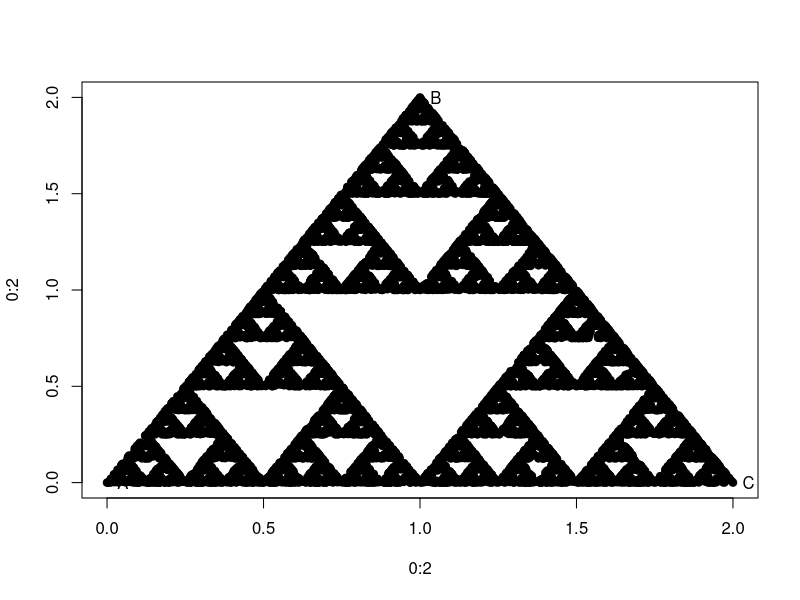

Here is the R script that generated this plot:
## ---- chunk 1
knitr::opts_chunk$set(echo = TRUE)
## ---- chunk 2
# Set up Graph

plot(0:2, 0:2, type = "n")
x <- c(0, 1, 2)
y <- c(0, 2, 0)
points(x, y, pch = 19)
labels <- c("A", "B", "C")
text(x + 0.05, y, labels)
segments(0, 0, 2, 0)
segments(0, 0, 1, 2)
segments(1, 2, 2, 0)
points(1, 1, pch = 19)


# Determine starting point and vertices to choose from

myX <- 1
myY <- 1
myvertices <- c("A", "B", "C")


# Run Chaos Game

for(i in 1:10000) {
  mycorner <- sample(myvertices, 1)
  
  if(mycorner == "A") {
    myX <- (myX + 0) / 2
    myY <- (myY + 0) / 2
  } else if(mycorner == "B") {
    myX <- (myX + 1) / 2
    myY <- (myY + 2) / 2
  } else {
    myX <- (myX + 2) / 2
    myY <- (myY + 0) / 2
  }
  points(myX, myY, pch = 19)
}
